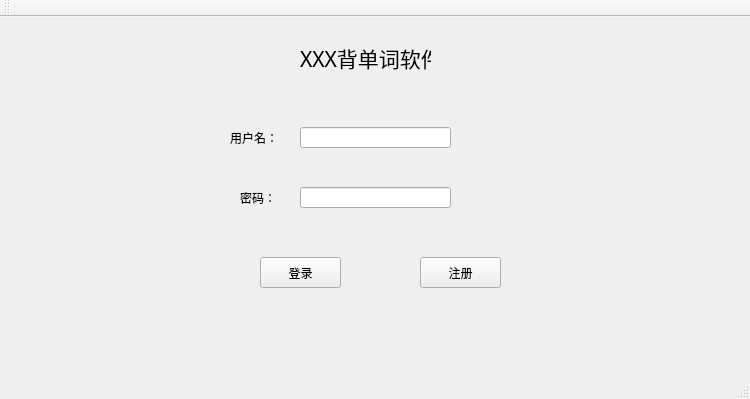
<?xml version="1.0" encoding="UTF-8"?>
<ui version="4.0">
 <class>MainWindow</class>
 <widget class="QMainWindow" name="MainWindow">
  <property name="geometry">
   <rect>
    <x>0</x>
    <y>0</y>
    <width>750</width>
    <height>399</height>
   </rect>
  </property>
  <property name="minimumSize">
   <size>
    <width>750</width>
    <height>399</height>
   </size>
  </property>
  <property name="maximumSize">
   <size>
    <width>750</width>
    <height>399</height>
   </size>
  </property>
  <property name="windowTitle">
   <string>MainWindow</string>
  </property>
  <widget class="QWidget" name="centralWidget">
   <widget class="QLabel" name="label">
    <property name="geometry">
     <rect>
      <x>230</x>
      <y>110</y>
      <width>51</width>
      <height>21</height>
     </rect>
    </property>
    <property name="text">
     <string>用户名：</string>
    </property>
   </widget>
   <widget class="QLabel" name="label_2">
    <property name="geometry">
     <rect>
      <x>300</x>
      <y>20</y>
      <width>131</width>
      <height>41</height>
     </rect>
    </property>
    <property name="font">
     <font>
      <family>Agency FB</family>
      <pointsize>16</pointsize>
     </font>
    </property>
    <property name="text">
     <string>XXX背单词软件</string>
    </property>
   </widget>
   <widget class="QLabel" name="label_3">
    <property name="geometry">
     <rect>
      <x>240</x>
      <y>170</y>
      <width>31</width>
      <height>21</height>
     </rect>
    </property>
    <property name="text">
     <string>密码：</string>
    </property>
   </widget>
   <widget class="QPushButton" name="loginButton">
    <property name="geometry">
     <rect>
      <x>260</x>
      <y>240</y>
      <width>81</width>
      <height>31</height>
     </rect>
    </property>
    <property name="text">
     <string>登录</string>
    </property>
   </widget>
   <widget class="QPushButton" name="registerButton">
    <property name="geometry">
     <rect>
      <x>420</x>
      <y>240</y>
      <width>81</width>
      <height>31</height>
     </rect>
    </property>
    <property name="text">
     <string>注册</string>
    </property>
   </widget>
   <widget class="QLineEdit" name="userName">
    <property name="geometry">
     <rect>
      <x>300</x>
      <y>110</y>
      <width>151</width>
      <height>21</height>
     </rect>
    </property>
   </widget>
   <widget class="QLineEdit" name="password">
    <property name="geometry">
     <rect>
      <x>300</x>
      <y>170</y>
      <width>151</width>
      <height>21</height>
     </rect>
    </property>
    <property name="echoMode">
     <enum>QLineEdit::Password</enum>
    </property>
   </widget>
  </widget>
  <widget class="QMenuBar" name="menuBar">
   <property name="geometry">
    <rect>
     <x>0</x>
     <y>0</y>
     <width>750</width>
     <height>23</height>
    </rect>
   </property>
  </widget>
  <widget class="QToolBar" name="mainToolBar">
   <attribute name="toolBarArea">
    <enum>TopToolBarArea</enum>
   </attribute>
   <attribute name="toolBarBreak">
    <bool>false</bool>
   </attribute>
  </widget>
  <widget class="QStatusBar" name="statusBar"/>
 </widget>
 <layoutdefault spacing="6" margin="11"/>
 <resources/>
 <connections/>
</ui>
